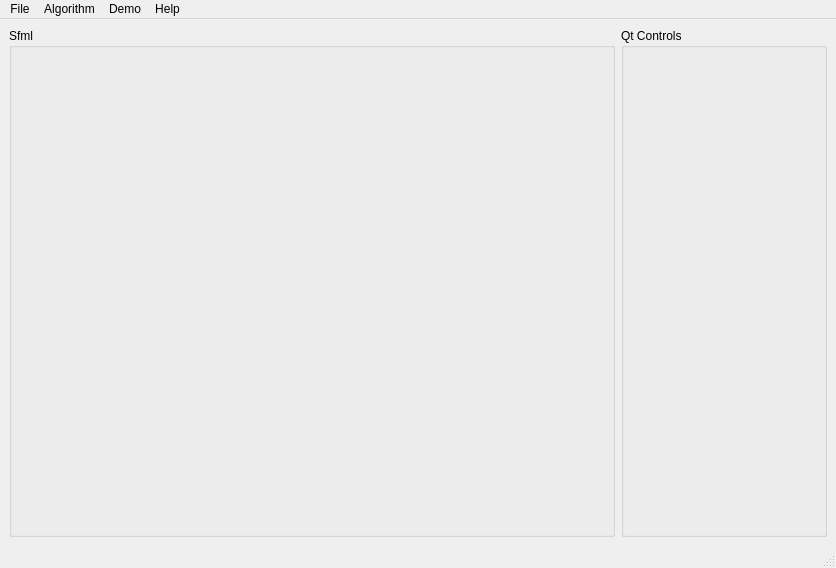
<?xml version="1.0" encoding="UTF-8"?>
<ui version="4.0">
 <class>MainWindow</class>
 <widget class="QMainWindow" name="MainWindow">
  <property name="geometry">
   <rect>
    <x>0</x>
    <y>0</y>
    <width>836</width>
    <height>568</height>
   </rect>
  </property>
  <property name="windowTitle">
   <string>MainWindow</string>
  </property>
  <widget class="QWidget" name="centralwidget">
   <layout class="QHBoxLayout" name="horizontalLayout">
    <item>
     <widget class="QGroupBox" name="sfmlGoup">
      <property name="title">
       <string>Sfml</string>
      </property>
      <layout class="QHBoxLayout" name="horizontalLayout_2">
       <property name="spacing">
        <number>0</number>
       </property>
       <property name="leftMargin">
        <number>0</number>
       </property>
       <property name="topMargin">
        <number>0</number>
       </property>
       <property name="rightMargin">
        <number>0</number>
       </property>
       <property name="bottomMargin">
        <number>0</number>
       </property>
       <item>
        <widget class="QtSfmlCanvas" name="sfmlWindow" native="true">
         <property name="sizePolicy">
          <sizepolicy hsizetype="Minimum" vsizetype="Minimum">
           <horstretch>5</horstretch>
           <verstretch>5</verstretch>
          </sizepolicy>
         </property>
        </widget>
       </item>
      </layout>
     </widget>
    </item>
    <item>
     <widget class="QGroupBox" name="qtGroup">
      <property name="sizePolicy">
       <sizepolicy hsizetype="Fixed" vsizetype="Minimum">
        <horstretch>0</horstretch>
        <verstretch>0</verstretch>
       </sizepolicy>
      </property>
      <property name="minimumSize">
       <size>
        <width>206</width>
        <height>0</height>
       </size>
      </property>
      <property name="maximumSize">
       <size>
        <width>16777215</width>
        <height>16777215</height>
       </size>
      </property>
      <property name="baseSize">
       <size>
        <width>0</width>
        <height>0</height>
       </size>
      </property>
      <property name="title">
       <string>Qt Controls</string>
      </property>
      <property name="flat">
       <bool>false</bool>
      </property>
      <layout class="QHBoxLayout" name="qtControlsLayout">
       <property name="spacing">
        <number>0</number>
       </property>
       <property name="leftMargin">
        <number>0</number>
       </property>
       <property name="topMargin">
        <number>0</number>
       </property>
       <property name="rightMargin">
        <number>0</number>
       </property>
       <property name="bottomMargin">
        <number>0</number>
       </property>
       <item>
        <widget class="QWidget" name="controlsWidget" native="true"/>
       </item>
      </layout>
     </widget>
    </item>
   </layout>
  </widget>
  <widget class="QStatusBar" name="statusbar"/>
  <widget class="QMenuBar" name="menuBar">
   <property name="geometry">
    <rect>
     <x>0</x>
     <y>0</y>
     <width>836</width>
     <height>22</height>
    </rect>
   </property>
   <widget class="QMenu" name="menuFile">
    <property name="title">
     <string>File</string>
    </property>
    <addaction name="actionClose"/>
   </widget>
   <widget class="QMenu" name="algorithmsMenu">
    <property name="title">
     <string>Algorithm</string>
    </property>
   </widget>
   <widget class="QMenu" name="menuHelp">
    <property name="title">
     <string>Help</string>
    </property>
    <addaction name="actionAbout_current_algorithm"/>
    <addaction name="actionAbout_this_program"/>
   </widget>
   <widget class="QMenu" name="demosMenu">
    <property name="title">
     <string>Demo</string>
    </property>
   </widget>
   <addaction name="menuFile"/>
   <addaction name="algorithmsMenu"/>
   <addaction name="demosMenu"/>
   <addaction name="menuHelp"/>
  </widget>
  <action name="actionClose">
   <property name="text">
    <string>Close</string>
   </property>
  </action>
  <action name="actionInit">
   <property name="text">
    <string>Init</string>
   </property>
  </action>
  <action name="actionMazeGenerator">
   <property name="text">
    <string>Maze generator</string>
   </property>
  </action>
  <action name="actionAbout_current_algorithm">
   <property name="text">
    <string>About current algorithm</string>
   </property>
  </action>
  <action name="actionAbout_this_program">
   <property name="text">
    <string>About this program</string>
   </property>
  </action>
  <action name="actionControlsTest">
   <property name="text">
    <string>ControlsTest</string>
   </property>
  </action>
 </widget>
 <customwidgets>
  <customwidget>
   <class>QtSfmlCanvas</class>
   <extends>QWidget</extends>
   <header>QtSfml/QtSfmlCanvas.h</header>
   <container>1</container>
  </customwidget>
 </customwidgets>
 <resources/>
 <connections/>
</ui>
